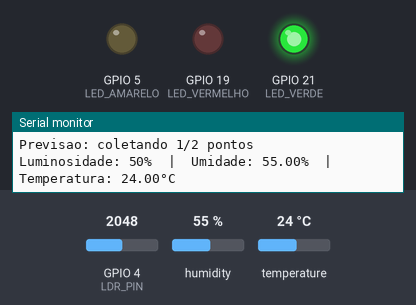
The sketch below on a simulated ESP32. Parts: output pins drawn as LEDs (lit = HIGH), the last lines printed to the serial monitor. The test bench sets the inputs (shaded band); at power-on: humidity 55 %, temperature 24 °C, GPIO 4 (LDR_PIN) = 2048. WiFi joins after 1.5 s; servers stay silent unless stated; not simulated (calls return 0 or success): secrets.h; names the files do not define were given values by the test bench: MQTT_PORT = 1883.

Above: at 8.0 s.
8.1 s: humidity set to 41 %
15.8 s: humidity set to 38 %
At 21.6 s:
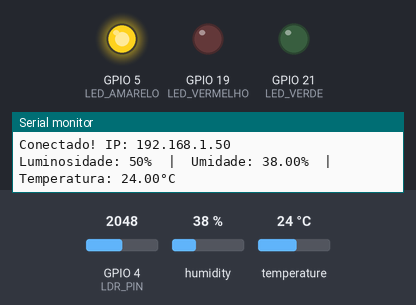
23.5 s: temperature set to 20.3 °C
34.1 s: temperature set to 19.6 °C
At 38.3 s:
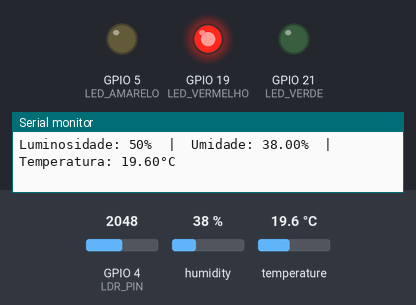
41.8 s: humidity set to 40 %
At 46.0 s:
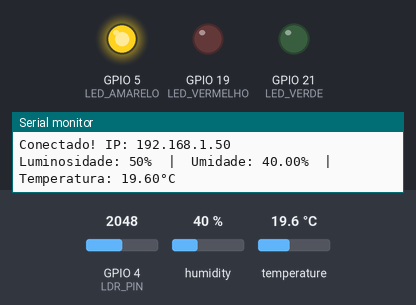
49.5 s: humidity set to 22 %
At 50.4 s:
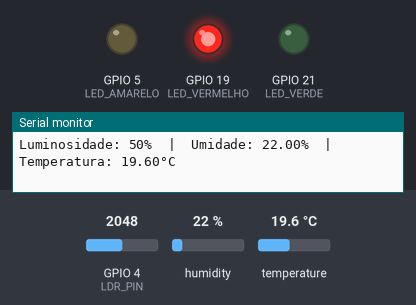
Timing chart, 0 to 52.5 s (numbered marks = the images above; inputs shaded):
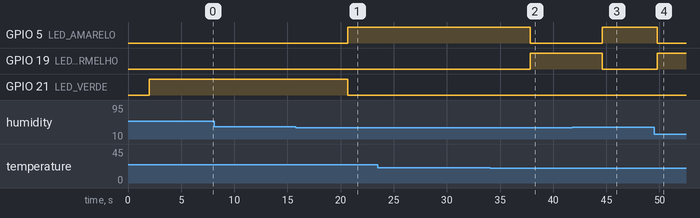

The sketch:

estacao.ino
```cpp
#include <DHT.h>
#include <WiFi.h>
#include "secrets.h"

#define DHTTYPE DHT22
#define DHTPIN 18
#define LDR_PIN 4
#define LED_VERDE 21
#define LED_AMARELO 5
#define LED_VERMELHO 19

#define LIMITE_DIA 40        // luz (%) a partir da qual é dia
#define INTERVALO_ENVIO 30000UL   // ms entre pontos do histórico da regressão linear
#define INTERVALO_LDR   6000UL    // ms entre leituras do LDR no GPIO 4 (ADC2 exige Wi-Fi desligado)
#define N_JANELA 20        // máximo de pontos usados na regressão
#define MIN_PONTOS_PREV 2  // 1 min (2 leituras de 30 s) para iniciar a regressão
#define PASSOS_FRENTE 20        // 10 min, com um ponto a cada 30 s
#define PREV_MIN -10.0f     // limites da previsão
#define PREV_MAX 50.0f

DHT dht(DHTPIN, DHTTYPE);
WiFiClient mqtt_client;

volatile int wifi_ok = 0;          // volatile: o evento muda isso em outra tarefa
unsigned long ultimo_envio = 0;
unsigned long ultima_tentativa_wifi = 0;
unsigned long ultima_leitura_ldr = 0;
int luz_atual = 0;
float hist[N_JANELA];              // últimas temperaturas, do mais antigo ao mais novo
int cont = 0;                      // quantos pontos já estão no histórico

float prever_temperatura(const float *y, int n, int passos) {
  if (n < 2) return NAN;           // sem reta com menos de 2 pontos

  float soma_x = 0, soma_y = 0, soma_xy = 0, soma_xx = 0;
  for (int i = 0; i < n; i++) {
    soma_x  += i;
    soma_y  += y[i];
    soma_xy += i * y[i];
    soma_xx += i * i;
  }

  float b = (n * soma_xy - soma_x * soma_y) / (n * soma_xx - soma_x * soma_x);
  float a = (soma_y - b * soma_x) / n;

  float x_alvo = (n - 1) + passos;   // com n = 20 e passos = 20: x = 39
  float prev = a + b * x_alvo;

  if (prev < PREV_MIN) prev = PREV_MIN;
  if (prev > PREV_MAX) prev = PREV_MAX;
  return prev;
}

void guardar_ponto(float t) {
  if (cont < N_JANELA) {
    hist[cont++] = t;
  } else {
    for (int i = 0; i < N_JANELA - 1; i++) hist[i] = hist[i + 1];
    hist[N_JANELA - 1] = t;
  }
}

int pontos_temp(float t, int dia) {
  float min_v, max_v, min_a, max_a;
  if (dia) {
    min_v = 20; max_v = 26;
    min_a = 18; max_a = 28;
  } else {
    min_v = 18; max_v = 24;
    min_a = 16; max_a = 26;
  }

  if (t >= min_v && t <= max_v) return 0;
  if (t >= min_a && t <= max_a) return 1;
  return 2;
}

int pontos_umid(float u) {
  if (u >= 40 && u <= 60) return 0;
  return 1;
}

int estado_semaforo(int soma) {
  if (soma == 0) return 0;
  if (soma == 1) return 1;
  return 2;
}

void mostrar_led(int estado) {
  digitalWrite(LED_VERDE,    estado == 0);
  digitalWrite(LED_AMARELO,  estado == 1);
  digitalWrite(LED_VERMELHO, estado == 2);
}

void wifi_evento(WiFiEvent_t evento, WiFiEventInfo_t info) {
  if (evento == ARDUINO_EVENT_WIFI_STA_DISCONNECTED) {
    wifi_ok = 0;
    Serial.println("Wi-Fi desconectado");
  }
  else if (evento == ARDUINO_EVENT_WIFI_STA_GOT_IP) {
    wifi_ok = 1;
    Serial.print("Conectado! IP: ");
    Serial.println(WiFi.localIP());
  }
}

void wifi_iniciar() {
  WiFi.mode(WIFI_STA);
  WiFi.setAutoReconnect(true);
  WiFi.begin(WIFI_SSID, WIFI_SENHA);
  ultima_tentativa_wifi = millis();
}

void mqtt_escrever_tamanho(uint8_t *buf, int &pos, int tam) {
  do {
    uint8_t b = tam & 0x7F;
    tam >>= 7;
    if (tam > 0) b |= 0x80;
    buf[pos++] = b;
  } while (tam > 0);
}

bool mqtt_conectar() {
  if (!wifi_ok) return false;
  if (mqtt_client.connected()) return true;

  if (!mqtt_client.connect(MQTT_BROKER, MQTT_PORT, 3000)) {
    Serial.println("Falha ao conectar no broker MQTT");
    return false;
  }

  char client_id[32];
  snprintf(client_id, sizeof(client_id), "esp32_pd2_%06X", (uint32_t)(ESP.getEfuseMac() & 0xFFFFFF));
  int id_len = strlen(client_id);
  int rem_len = 10 + 2 + id_len;

  uint8_t pkt[64];
  int p = 0;
  pkt[p++] = 0x10; // Pacote CONNECT MQTT 3.1.1
  mqtt_escrever_tamanho(pkt, p, rem_len);
  pkt[p++] = 0x00; pkt[p++] = 0x04;
  pkt[p++] = 'M';  pkt[p++] = 'Q'; pkt[p++] = 'T'; pkt[p++] = 'T';
  pkt[p++] = 0x04; // Protocol level 4 (v3.1.1)
  pkt[p++] = 0x02; // Clean session
  pkt[p++] = 0x00; pkt[p++] = 0x3C; // Keepalive 60s
  pkt[p++] = (id_len >> 8) & 0xFF;
  pkt[p++] = id_len & 0xFF;
  memcpy(pkt + p, client_id, id_len);
  p += id_len;

  mqtt_client.write(pkt, p);

  unsigned long t0 = millis();
  while (mqtt_client.available() < 4 && millis() - t0 < 3000) delay(10);
  if (mqtt_client.available() < 4) {
    mqtt_client.stop();
    return false;
  }

  uint8_t connack[4];
  mqtt_client.read(connack, 4);
  if (connack[0] != 0x20 || connack[3] != 0x00) {
    mqtt_client.stop();
    return false;
  }

  Serial.printf("MQTT conectado em %s:%d (%s)\n", MQTT_BROKER, MQTT_PORT, client_id);
  return true;
}

void enviar_mqtt(float temp, float umid, float luz, int estado, float prev) {
  if (!mqtt_conectar()) return;

  while (mqtt_client.available()) mqtt_client.read();

  char payload[180];
  if (!isnan(prev)) {
    snprintf(payload, sizeof(payload),
      "{\"temperatura\":%.1f,\"umidade\":%.1f,\"luminosidade\":%.1f,\"estado\":%d,\"previsao\":%.1f}",
      temp, umid, luz, estado, prev);
  } else {
    snprintf(payload, sizeof(payload),
      "{\"temperatura\":%.1f,\"umidade\":%.1f,\"luminosidade\":%.1f,\"estado\":%d,\"previsao\":null}",
      temp, umid, luz, estado);
  }

  int topic_len = strlen(MQTT_TOPIC);
  int payload_len = strlen(payload);
  int rem_len = 2 + topic_len + payload_len;

  uint8_t pkt[320];
  int p = 0;
  pkt[p++] = 0x30; // Pacote PUBLISH QoS 0
  mqtt_escrever_tamanho(pkt, p, rem_len);
  pkt[p++] = (topic_len >> 8) & 0xFF;
  pkt[p++] = topic_len & 0xFF;
  memcpy(pkt + p, MQTT_TOPIC, topic_len);
  p += topic_len;
  memcpy(pkt + p, payload, payload_len);
  p += payload_len;

  if (mqtt_client.write(pkt, p) == (size_t)p) {
    Serial.printf("MQTT [%s]: %s\n", MQTT_TOPIC, payload);
  } else {
    Serial.println("Falha no envio MQTT");
    mqtt_client.stop();
  }
}

int ler_ldr_sem_wifi() {
  // GPIO 4 usa ADC2, que conflita com o radio Wi-Fi ativo no ESP32
  mqtt_client.stop();
  WiFi.disconnect(false);
  WiFi.mode(WIFI_OFF);
  wifi_ok = 0;
  delay(20);

  int valLDR = analogRead(LDR_PIN);
  int pct = (valLDR / 4095.0) * 100;

  wifi_iniciar();
  unsigned long inicio = millis();
  while (!wifi_ok && millis() - inicio < 8000UL) delay(50);

  ultima_leitura_ldr = millis();
  return pct;
}

void setup() {
  Serial.begin(115200);
  WiFi.onEvent(wifi_evento);
  pinMode(LED_VERDE, OUTPUT);
  pinMode(LED_AMARELO, OUTPUT);
  pinMode(LED_VERMELHO, OUTPUT);
  Serial.println(F("Iniciando o sensor DHT22 com ESP32..."));

  dht.begin();
  luz_atual = (analogRead(LDR_PIN) / 4095.0) * 100;
  ultima_leitura_ldr = millis();
  wifi_iniciar();
}

void loop() {
  delay(2000);

  if (millis() - ultima_leitura_ldr >= INTERVALO_LDR) {
    luz_atual = ler_ldr_sem_wifi();
  } else if (!wifi_ok && millis() - ultima_tentativa_wifi >= 10000UL) {
    wifi_iniciar();
  }

  float h = dht.readHumidity();
  float t = dht.readTemperature();

  // Leitura falhou: sai antes de usar ou guardar valores inválidos
  if (isnan(h) || isnan(t)) {
    Serial.println(F("Falha ao ler dados do sensor DHT22!"));
    return;
  }

  int luz = luz_atual;
  int dia = (luz >= LIMITE_DIA);

  int soma = pontos_temp(t, dia) + pontos_umid(h);
  int estado = estado_semaforo(soma);
  mostrar_led(estado);

  bool ciclo_30s = (cont == 0) || (millis() - ultimo_envio >= INTERVALO_ENVIO);
  if (ciclo_30s) {
    ultimo_envio = millis();
    guardar_ponto(t);
  }

  float prev = NAN;
  if (cont >= MIN_PONTOS_PREV) {
    float janela_atual[N_JANELA];
    memcpy(janela_atual, hist, cont * sizeof(float));
    janela_atual[cont - 1] = t;
    prev = prever_temperatura(janela_atual, cont, PASSOS_FRENTE);
  }

  if (ciclo_30s) {
    if (!isnan(prev)) Serial.printf("Previsao 10 min: %.1f C\n", prev);
    else Serial.printf("Previsao: coletando %d/%d pontos\n", cont, MIN_PONTOS_PREV);
  }

  Serial.print(F("Luminosidade: "));
  Serial.print(luz);
  Serial.print(F("%  |  Umidade: "));
  Serial.print(h);
  Serial.print(F("%  |  Temperatura: "));
  Serial.print(t);
  Serial.println(F("°C"));

  enviar_mqtt(t, h, luz, estado, prev);
}
```

Measured:
- the behaviour switches between 40 and 39 % on humidity (found by bisection; images 0 and 1)
- the behaviour switches between 20 and 19.9 °C on temperature (found by bisection; images 1 and 2)
- after the input at 15.8 s, GPIO 5 (LED_AMARELO): LOW → HIGH after 4.9 s; GPIO 21 (LED_VERDE): HIGH → LOW after 4.9 s
- after the input at 34.1 s, GPIO 5 (LED_AMARELO): HIGH → LOW after 3.8 s; GPIO 19 (LED_VERMELHO): LOW → HIGH after 3.8 s
- after the input at 41.8 s, GPIO 5 (LED_AMARELO): LOW → HIGH after 2.8 s; GPIO 19 (LED_VERMELHO): HIGH → LOW after 2.8 s
- after the input at 49.5 s, GPIO 5 (LED_AMARELO): HIGH → LOW after 0.32 s; GPIO 19 (LED_VERMELHO): LOW → HIGH after 0.32 s
